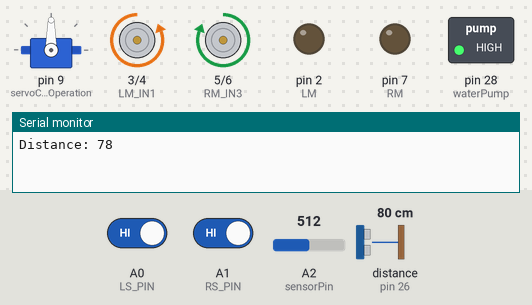
Bench run of a sketch on a simulated Arduino Mega 2560, built with avr-gcc and run on an emulated ATmega2560. On the bench: servo, motor-driver pin pairs drawn as motors (green arrow = first pin HIGH = forward, orange = second pin HIGH = backward, longer = more drive), switched loads named in the sketch (green lamp = pin HIGH), output pins drawn as LEDs (lit = HIGH), the last lines printed to the serial monitor. Wiring (inferred from the names in the program): ultrasonic range finder: trigger pin 24; echo pin 26. The test bench sets the inputs (shaded band); at power-on: A0 (LS_PIN) HIGH, distance to the obstacle (sensor on pin 26) 80 cm, A1 (RS_PIN) HIGH, A2 (sensorPin) = 512. The echo pulse lasts 58.3 µs per cm; pins used as bus, display or sensor lines are not drawn.

Above: at 1.2 s.
1.3 s: A0 (LS_PIN) driven LOW
At 6.0 s:
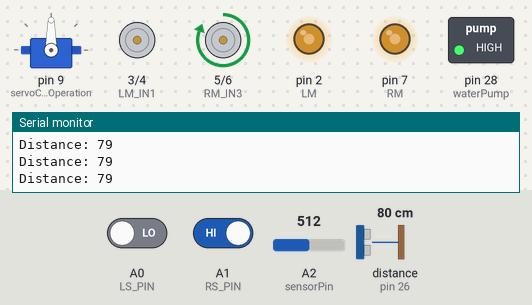
6.5 s: distance to the obstacle (sensor on pin 26) set to 24 cm
8.1 s: distance to the obstacle (sensor on pin 26) set to 20 cm
At 12.1 s:
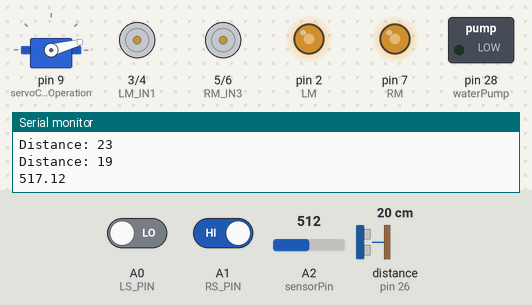
18.2 s: A1 (RS_PIN) driven LOW
22.9 s: A0 (LS_PIN) driven HIGH
At 24.1 s:
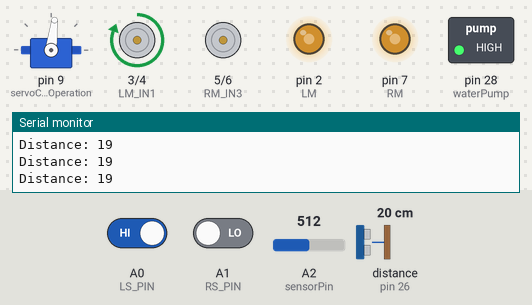
24.4 s: A1 (RS_PIN) driven HIGH
At 25.4 s:
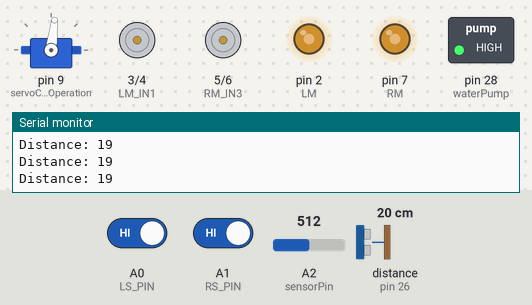
Timing chart, 0 to 26.9 s (numbered marks = the images above; inputs shaded):
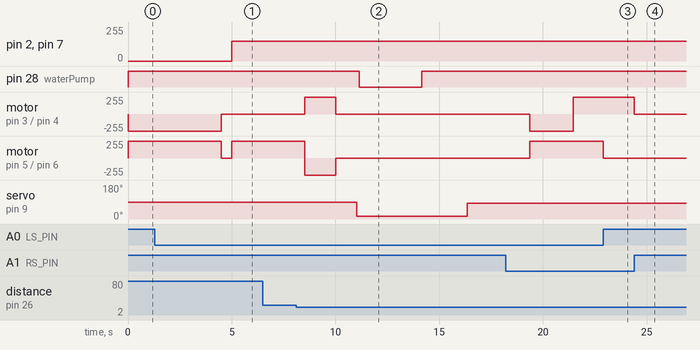

The sketch:

17SmartSystems-FinalPrototypeCompleted.ino
```cpp
// ITERATION #4 - 08.12.2020
// 1. Restructuring the code
// 2. Adding more comments on the code
// 3. Added watering procedure for two plants

/* Libraries used */
#include "LowPower.h"
#include <Servo.h>

/* VARIABLE | Power saving feature */
int powerSavingHours = 12;
int sleepMax = 450 * powerSavingHours;

/* VARIABLE | Servo motor object  */
Servo servoCraneOperation;

/* INPUT | Water pump*/
int waterPump = 28;

/* VARIABLE | Checks if the pump is currently activated */
bool pumpActivated = true;

/* VARIABLE | Checks if the plant have been waterered recently */
bool plantHasBeenWatered[2] = {false, false};

/* VARIABLE | Checks if the plant is currently being watered */
bool plantIsBeingWatered;

/* INPUT | Soil moisture sensor */
#define sensorPin A2

/* VARIABLE | Soil moisture sensor readings */
float soilSensorValue = 0;

/* INPUT | Ultrasonic sensor */
const int triggerPin = 24;
const int echoPin = 26;

/* VARIABLE | Ultrasonic sensor */
long duration;
int distance;

/* INPUT | Left motor */
int LM = 2;
int LM_IN1 = 3;
int LM_IN2 = 4;

/* INPUT | Right motor */
int RM = 7;
int RM_IN3 = 5;
int RM_IN4 = 6;

/* VARIABLE | Gear motor speed - 100 seems fine during testing */
int maxSpeed = 150;

/* VARIABLE | Readings from the line follower sensors (LS = Left | RS = Right) */
int LS_PIN = A0;
int RS_PIN = A1;
int LS_STATE;
int RS_STATE;

/* VARIABLE | How many times double black lines have accured */
int blackLineCounter;

void setup()
{
  /* INITIALIZING | Attaching servo object to pin 9  */
  servoCraneOperation.attach(9);

  /* INITIALIZING | Water pump output - Initially setting it to HIGH */
  pinMode(waterPump, OUTPUT);
  digitalWrite(waterPump, HIGH);

  /* INITIALIZING | Ultrasonic sensor */
  pinMode(triggerPin, OUTPUT);
  pinMode(echoPin, INPUT);

  /* INITIALIZING | Gear motor */
  pinMode(LM, OUTPUT);
  pinMode(RM, OUTPUT);
  pinMode(LM_IN1, OUTPUT);
  pinMode(LM_IN2, OUTPUT);
  pinMode(RM_IN3, OUTPUT);
  pinMode(RM_IN4, OUTPUT);

  /* INITIALIZING | Gear motors set to low */
  digitalWrite(LM_IN1, LOW);
  digitalWrite(LM_IN2, LOW);
  digitalWrite(RM_IN3, LOW);
  digitalWrite(RM_IN4, LOW);


  /* INITIALIZING | Black line counter */
  blackLineCounter = 0;

  Serial.begin(9600);
}

void loop()
{
  /*  */
  /* LINE FOLLOWING SENSORS | Being updated continously */
  LineFollowerUpdate();

  /* ULTRASONIC SENSOR | Clearing triggerpin */
  digitalWrite(triggerPin, LOW);
  delayMicroseconds(2);

  /* ULTRASONIC SENSOR | Resetting the triggerpin */
  digitalWrite(triggerPin, HIGH);
  delayMicroseconds(10);
  digitalWrite(triggerPin, LOW);

  /* ULTRASONIC SENSOR | Returning sound wave travel time in micro seconds */
  duration = pulseIn(echoPin, HIGH);

  /* ULTRASONIC SENSOR | Distance calculations to get it into centimeters */
  distance = duration*0.034/2;

  /* ULTRASONIC SENSOR | Printing the distance (for testing purposes) */
  Serial.print("Distance: ");
  Serial.println(distance);

  /* PLANT WATERING PROCEDURE STATEMENT | For plant #1 */
  if ((distance <= 20) && (!plantHasBeenWatered[0]))
  {
    /* DELAY | Adding a small delay before stopping the vehicle */
    delay(400);

    /* VARIABLE | Changing to true to be able to enter the while-loop */
    plantIsBeingWatered = true;

    /* LOOP | Should run as long as the plant is being watered */
    while (plantIsBeingWatered)
    {
      /* VEHICLE FUNCTIONS | Stopping the vehicle */
      StopVehicleObsticle();

      /* VARIABLE | Clearing the triggerpin */
      digitalWrite(triggerPin, LOW);
      delayMicroseconds(2);

      /* VEHICLE FUNCTIONS | Turning vehicle by approximately 90 degrees */
      RotateVehicleLeftDegrees();
      delay(1500);

      /* VEHICLE FUNCTIONS | Stopping the vehicle */
      StopVehicleObsticle();

      /* DELAY | Adding a small delay before the servo motor is starting */
      delay(1000);

      /* SERVO MOTOR | Rotate the crane down to the flowerpot */
      ServoMotorRotateDown();

      /* LOOP | The soil moisture sensor should perform 10 readings */
      for (int i = 0; i < 10; i++)
      {
        /* SOIL MOISTURE SENSOR | Getting readings from the soil */
        SoilMoistureSensorReadings();

        /* WATER PUMP PROCEDURE | Should only be activated if the soil is dry */
        if ((soilSensorValue < 800) && (plantIsBeingWatered))
        {
          WaterPumpActivation();

          /* VARIABLE | Changing it to false to exit the while-loop */
          plantIsBeingWatered = false;
        }
      }

      /* VARIABLE | Changing it to false to exit the while-loop */
      plantIsBeingWatered = false;

      /* SERVO MOTOR | Rotate the crane up from the flowerpot */
      ServoMotorRotateUp();

    }

      /* DELAY | Adding a small delay before the crane is rotated up again  */
      delay(2000);

      /* SERVO MOTOR | Rotate the crane up from the flowerpot */
      ServoMotorRotateUp();

      /* DELAY | Small delay before turning the vehicle */
      delay(1000);

      /* VEHICLE FUNCTIONS | Turning the vehicle back 90 degrees */
      RotateVehicleRightDegrees();
      delay(2100);

      /* VEHICLE FUNCTIONS | Stopping the vehicle before continuing using the line follower sensors */
      StopVehicleObsticle();

      /* ULTRASONIC SENSOR | Resetting the ultrasonic sensor pins */
      digitalWrite(triggerPin, HIGH);
      delayMicroseconds(10);
      digitalWrite(triggerPin, LOW);

      /* VARIABLE | Set the variable to true to exit the watering procedure */
      plantHasBeenWatered[0] = true;
  }

  /* STATEMENT | The vehicle should stop */
  if(!(digitalRead(LS_PIN)) && !(digitalRead(RS_PIN)))
  {
    MoveVehicleForward(maxSpeed);
  }

  /* STATEMENT | The vehicle should turn to the right */
  if(!digitalRead(LS_PIN) && digitalRead(RS_PIN))
  {
    TurnVehicleRight();
  }

  /* STATEMENT | The vehicle should turn to the left */
  if(digitalRead(LS_PIN) && (!digitalRead(RS_PIN)))
  {
    TurnVehicleLeft();
  }

  /* STATEMENT | The vehicle should stop because of identifying double black lines */
  if(digitalRead(LS_PIN) && digitalRead(RS_PIN))
  {
    StopVehicleBlackLines(maxSpeed);
  }
}

/* ULTRASONIC SENSOR FUNCTION | Printing the distance in centimeters */
void PrintUltrasonicDistance()
{
  Serial.print("Distance: ");
  Serial.println(distance);
}

/* LINE FOLLOWER SENSOR FUNCTION | Reading the input from the pins */
void LineFollowerUpdate()
{
  LS_STATE = digitalRead(LS_PIN);
  RS_STATE = digitalRead(RS_PIN);
}

/* GEAR MOTOR FUNCTION | Stopping the vehicle due to an obsticle */
void StopVehicleObsticle()
{
  digitalWrite(LM_IN1, LOW);
  digitalWrite(LM_IN2, LOW);
  digitalWrite(RM_IN3, LOW);
  digitalWrite(RM_IN4, LOW);
}

/* GEAR MOTOR FUNCTION | Stopping the vehicle due to double black lines */
void StopVehicleBlackLines(int maxSpeed)
{
  /* VARIABLE | Increasing the counter by one */
  blackLineCounter++;

  /* VEHICLE FUNCTION | Stopping the vehicle */
  StopVehicleObsticle();

  /* ULTRASONIC SENSOR | Clearing the sensor pins */
  digitalWrite(triggerPin, LOW);
  delayMicroseconds(2);

  /* STATEMENT | The vehicle should go turn 180 degrees and continue the watering procedure */
  if (blackLineCounter < 2)
  {
    /* VEHICLE FUNCTION | The vehicle should turn right by 180 degrees */
    RotateVehicleRightDegrees();

    /* DELAY | Using a delay to turn the vehicle as we don't have sensors to do it */
    delay(4500);

    /* ULTRASONIC SENSOR | Resetting the triggerpin */
    digitalWrite(triggerPin, HIGH);
    delayMicroseconds(10);
    digitalWrite(triggerPin, LOW);

    /* VEHICLE FUNCTION | Stopping the vehicle for 0.5 seconds after it is done turning */
    StopVehicleObsticle();
    delay(500);

    /* VEHICLE FUNCTION | Vehicle should move forwards and continuing following the line follower sensors */
    MoveVehicleForward(maxSpeed);
  }
  /* STATEMENT | The vehicle should stop completely and go into power savings mode */
  else
  {
    /* POWER SAVINGS MODE | The system will go into idle mode to reduce power usage */
    for (int i = 0; i < sleepMax; i++)
    {
      PowerSavingsMode();
    }
    /* VARIABLE | Resetting the counter after power savings mode is completed */
    blackLineCounter = 0;

    /* VEHICLE FUNCTION | Vehicle should turn 180 degrees and continuing the watering operations */
    RotateVehicleRightDegrees();

    /* DELAY | Using a delay to turn the vehicle */
    delay(2500);
  }
}

/* GEAR MOTOR FUNCTION | Vehicle is going forward */
void MoveVehicleForward(int maxSpeed)
{
  analogWrite(LM, maxSpeed);
  analogWrite(RM, maxSpeed);
  digitalWrite(LM_IN1, HIGH);
  digitalWrite(LM_IN2, LOW);
  digitalWrite(RM_IN3, HIGH);
  digitalWrite(RM_IN4, LOW);
}

/* GEAR MOTOR FUNCTION | Vehicle should turn left */
void TurnVehicleLeft()
{
  digitalWrite(LM_IN1, HIGH);
  digitalWrite(LM_IN2, LOW);
  digitalWrite(RM_IN3, LOW);
  digitalWrite(RM_IN4, LOW);
}

/* GEAR MOTOR FUNCTION | Vehicle should turn left by making the left gear motor go in reverse */
void TurnVehicleLeftReverse()
{
  digitalWrite(LM_IN1, LOW);
  digitalWrite(LM_IN2, HIGH);
  digitalWrite(RM_IN3, LOW);
  digitalWrite(RM_IN4, LOW);
}

/* GEAR MOTOR FUNCTION | Vehicle should turn right */
void TurnVehicleRight()
{
  digitalWrite(LM_IN1, LOW);
  digitalWrite(LM_IN2, LOW);
  digitalWrite(RM_IN3, HIGH);
  digitalWrite(RM_IN4, LOW);
}

/* GEAR MOTOR FUNCTION | Vehicle should turn right by making the right gear motor go in reverse */
void TurnVehicleRightReverse()
{
  digitalWrite(LM_IN1, LOW);
  digitalWrite(LM_IN2, LOW);
  digitalWrite(RM_IN3, LOW);
  digitalWrite(RM_IN4, HIGH);
}

/* GEAR MOTOR FUNCTION | One wheels should go forward and the other one should go backwards to turn right */
void RotateVehicleRightDegrees()
{
  digitalWrite(LM_IN1, LOW);
  digitalWrite(LM_IN2, HIGH);
  digitalWrite(RM_IN3, HIGH);
  digitalWrite(RM_IN4, LOW);
}

/* GEAR MOTOR FUNCTION | One wheels should go forward and the other one should go backwards to turn left */
void RotateVehicleLeftDegrees()
{
  digitalWrite(LM_IN1, HIGH);
  digitalWrite(LM_IN2, LOW);
  digitalWrite(RM_IN3, LOW);
  digitalWrite(RM_IN4, HIGH);
}

/* POWER SAVING FUNCTION | The Arduino is put to sleep for 8 seconds */
void PowerSavingsMode()
{
  LowPower.powerDown(SLEEP_8S, ADC_OFF, BOD_OFF);
}

/* SOIL MOISTURE SENSOR FUNCTION | Readings from the soil moisture sensor */
void SoilMoistureSensorReadings()
{
  for (int i = 0; i <= 100; i++)
  {
    soilSensorValue = soilSensorValue + analogRead(sensorPin);
    delay(1);
  }
  soilSensorValue = soilSensorValue / 100.0;
  Serial.println(soilSensorValue);
  delay(20);
}

/* SERVO MOTOR | Rotating the crane down */
void ServoMotorRotateDown()
{
  servoCraneOperation.writeMicroseconds (700);
}

/* SERVO MOTOR | Rotating the crane up */
void ServoMotorRotateUp()
{
  servoCraneOperation.writeMicroseconds (1400);
}

/* WATER PUMP FUNCTION | Activating the water pump for a few seconds */
void WaterPumpActivation()
{
  digitalWrite(waterPump, LOW);
  delay(3000);
  digitalWrite(waterPump, HIGH);
  delay(1000);
}
```

Measured:
- the behaviour switches between 22 and 21 cm on distance to the obstacle (sensor on pin 26) (found by bisection; images 1 and 2)
- after the input at 8.1 s, pin 28 (waterPump): HIGH → LOW after 3.1 s, → HIGH 3.0 s later; motor on pin 3 (LM_IN1) / pin 4 (LM_IN2): stopped → forward 255/255 after 0.42 s, → stopped 1.5 s later
- after the input at 22.9 s, motor on pin 5 (RM_IN3) / pin 6 (RM_IN4): forward 255/255 → stopped at once
- after the input at 24.4 s, motor on pin 3 (LM_IN1) / pin 4 (LM_IN2): forward 255/255 → stopped at once
